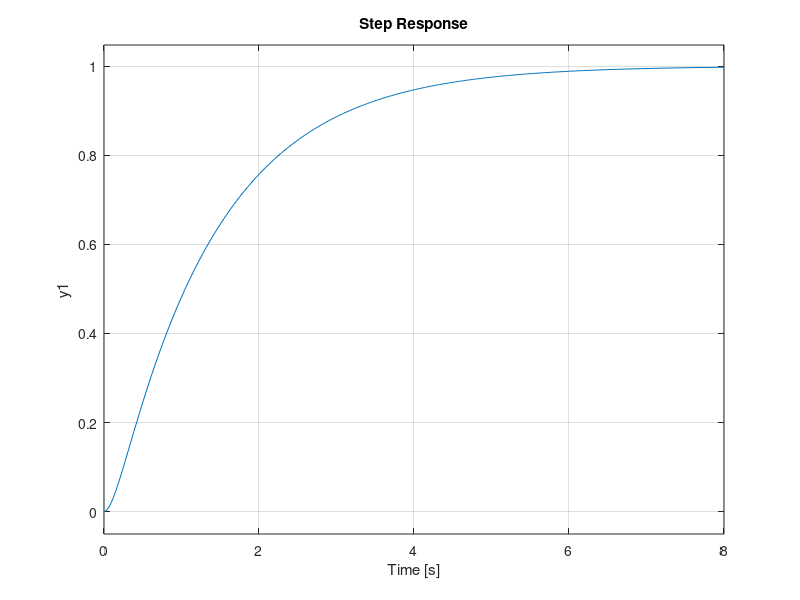

This chart was generated by the following MATLAB code:
clear all;
close all;
clc;

num = 6.0984;         
denom = [1 , 2.5529 , 0];
numc = [1 , 2.57];
denomc = [1 , 8.87];

 G = tf(num, denom);
C = tf(numc,denomc);
Gc = G * C;
F_Gc = feedback( Gc , 1);
step(F_Gc);



















%numl = [1 , 2.57];
%denoml = [1 , 11.42 , 23.6158 , 2.57];
%LOOP = tf(numl , denoml);
%step(LOOP);
% numd = 29.8432;
% denomd = [1 , 6.4582 , 29.8432];
% des = tf(numd , denomd);
% Create the transfer function
%rlocus(Gc);
% grid on;
% pzmap(des);
%title('Root locus map of the Transfer Function');
